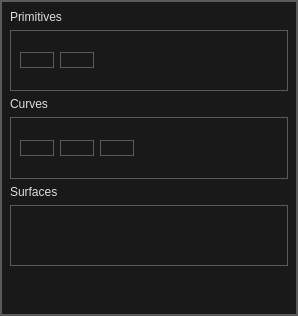
<?xml version="1.0" encoding="UTF-8"?>
<ui version="4.0">
 <class>ObjectsDialog</class>
 <widget class="QDialog" name="ObjectsDialog">
  <property name="geometry">
   <rect>
    <x>0</x>
    <y>0</y>
    <width>298</width>
    <height>316</height>
   </rect>
  </property>
  <property name="windowTitle">
   <string>Dialog</string>
  </property>
  <property name="styleSheet">
   <string notr="true">/*
	Copyright 2013 Emanuel Claesson

	Licensed under the Apache License, Version 2.0 (the &quot;License&quot;);
	you may not use this file except in compliance with the License.
	You may obtain a copy of the License at

		http://www.apache.org/licenses/LICENSE-2.0

	Unless required by applicable law or agreed to in writing, software
	distributed under the License is distributed on an &quot;AS IS&quot; BASIS,
	WITHOUT WARRANTIES OR CONDITIONS OF ANY KIND, either express or implied.
	See the License for the specific language governing permissions and
	limitations under the License.
*/

/*
	COLOR_DARK     = #191919
	COLOR_MEDIUM   = #353535
	COLOR_MEDLIGHT = #5A5A5A
	COLOR_LIGHT    = #DDDDDD
	COLOR_ACCENT   = #3D7848
*/

* {
	background: #191919;
	color: #DDDDDD;
	border: 1px solid #5A5A5A;
}

QWidget::item:selected {
	background: #3D7848;
}

QCheckBox, QRadioButton {
	border: none;
}

QRadioButton::indicator, QCheckBox::indicator {
	width: 13px;
	height: 13px;
}

QRadioButton::indicator::unchecked, QCheckBox::indicator::unchecked {
	border: 1px solid #5A5A5A;
	background: none;
}

QRadioButton::indicator:unchecked:hover, QCheckBox::indicator:unchecked:hover {
	border: 1px solid #DDDDDD;
}

QRadioButton::indicator::checked, QCheckBox::indicator::checked {
	border: 1px solid #5A5A5A;
	background: #5A5A5A;
}

QRadioButton::indicator:checked:hover, QCheckBox::indicator:checked:hover {
	border: 1px solid #DDDDDD;
	background: #DDDDDD;
}

QGroupBox {
	margin-top: 6px;
}

QGroupBox::title {
	top: -7px;
	left: 7px;
}

QScrollBar {
	border: 1px solid #5A5A5A;
	background: #191919;
}

QScrollBar:horizontal {
	height: 15px;
	margin: 0px 0px 0px 32px;
}

QScrollBar:vertical {
	width: 15px;
	margin: 32px 0px 0px 0px;
}

QScrollBar::handle {
	background: #353535;
	border: 1px solid #5A5A5A;
}

QScrollBar::handle:horizontal {
	border-width: 0px 1px 0px 1px;
}

QScrollBar::handle:vertical {
	border-width: 1px 0px 1px 0px;
}

QScrollBar::handle:horizontal {
	min-width: 20px;
}

QScrollBar::handle:vertical {
	min-height: 20px;
}

QScrollBar::add-line, QScrollBar::sub-line {
	background:#353535;
	border: 1px solid #5A5A5A;
	subcontrol-origin: margin;
}

QScrollBar::add-line {
	position: absolute;
}

QScrollBar::add-line:horizontal {
	width: 15px;
	subcontrol-position: left;
	left: 15px;
}

QScrollBar::add-line:vertical {
	height: 15px;
	subcontrol-position: top;
	top: 15px;
}

QScrollBar::sub-line:horizontal {
	width: 15px;
	subcontrol-position: top left;
}

QScrollBar::sub-line:vertical {
	height: 15px;
	subcontrol-position: top;
}

QScrollBar:left-arrow, QScrollBar::right-arrow, QScrollBar::up-arrow, QScrollBar::down-arrow {
	border: 1px solid #5A5A5A;
	width: 3px;
	height: 3px;
}

QScrollBar::add-page, QScrollBar::sub-page {
	background: none;
}

QAbstractButton:hover {
	background: #353535;
}

QAbstractButton:pressed {
	background: #5A5A5A;
}

QAbstractItemView {
	show-decoration-selected: 1;
	selection-background-color: #3D7848;
	selection-color: #DDDDDD;
	alternate-background-color: #353535;
}

QHeaderView {
	border: 1px solid #5A5A5A;
}

QHeaderView::section {
	background: #191919;
	border: 1px solid #5A5A5A;
	padding: 4px;
}

QHeaderView::section:selected, QHeaderView::section::checked {
	background: #353535;
}

QTableView {
	gridline-color: #5A5A5A;
}

QTabBar {
	margin-left: 2px;
}

QTabBar::tab {
	border-radius: 0px;
	padding: 4px;
	margin: 4px;
}

QTabBar::tab:selected {
	background: #353535;
}

QComboBox::down-arrow {
	border: 1px solid #5A5A5A;
	background: #353535;
}

QComboBox::drop-down {
	border: 1px solid #5A5A5A;
	background: #353535;
}

QComboBox::down-arrow {
	width: 3px;
	height: 3px;
	border: 1px solid #5A5A5A;
}

QAbstractSpinBox {
	padding-right: 15px;
}

QAbstractSpinBox::up-button, QAbstractSpinBox::down-button {
	border: 1px solid #5A5A5A;
	background: #353535;
	subcontrol-origin: border;
}

QAbstractSpinBox::up-arrow, QAbstractSpinBox::down-arrow {
	width: 3px;
	height: 3px;
	border: 1px solid #5A5A5A;
}

QSlider {
	border: none;
}

QSlider::groove:horizontal {
	height: 5px;
	margin: 4px 0px 4px 0px;
}

QSlider::groove:vertical {
	width: 5px;
	margin: 0px 4px 0px 4px;
}

QSlider::handle {
	border: 1px solid #5A5A5A;
	background: #353535;
}

QSlider::handle:horizontal {
	width: 15px;
	margin: -4px 0px -4px 0px;
}

QSlider::handle:vertical {
	height: 15px;
	margin: 0px -4px 0px -4px;
}

QSlider::add-page:vertical, QSlider::sub-page:horizontal {
	background: #3D7848;
}

QSlider::sub-page:vertical, QSlider::add-page:horizontal {
	background: #353535;
}

QLabel {
	border: none;
}

QProgressBar {
	text-align: center;
}

QProgressBar::chunk {
	width: 1px;
	background-color: #3D7848;
}

QMenu::separator {
	background: #353535;
}</string>
  </property>
  <layout class="QVBoxLayout" name="verticalLayout">
   <property name="leftMargin">
    <number>0</number>
   </property>
   <property name="topMargin">
    <number>0</number>
   </property>
   <property name="rightMargin">
    <number>0</number>
   </property>
   <property name="bottomMargin">
    <number>0</number>
   </property>
   <item>
    <widget class="QScrollArea" name="scrollArea">
     <property name="widgetResizable">
      <bool>true</bool>
     </property>
     <widget class="QWidget" name="scrollAreaWidgetContents">
      <property name="geometry">
       <rect>
        <x>0</x>
        <y>0</y>
        <width>296</width>
        <height>314</height>
       </rect>
      </property>
      <layout class="QVBoxLayout" name="verticalLayout_2">
       <item>
        <widget class="QLabel" name="label">
         <property name="sizePolicy">
          <sizepolicy hsizetype="Preferred" vsizetype="Preferred">
           <horstretch>0</horstretch>
           <verstretch>0</verstretch>
          </sizepolicy>
         </property>
         <property name="maximumSize">
          <size>
           <width>16777215</width>
           <height>25</height>
          </size>
         </property>
         <property name="text">
          <string>Primitives</string>
         </property>
         <property name="buddy">
          <cstring>label</cstring>
         </property>
        </widget>
       </item>
       <item>
        <widget class="QFrame" name="frame">
         <property name="sizePolicy">
          <sizepolicy hsizetype="Preferred" vsizetype="Maximum">
           <horstretch>5</horstretch>
           <verstretch>5</verstretch>
          </sizepolicy>
         </property>
         <property name="maximumSize">
          <size>
           <width>16777215</width>
           <height>80</height>
          </size>
         </property>
         <property name="frameShape">
          <enum>QFrame::StyledPanel</enum>
         </property>
         <property name="frameShadow">
          <enum>QFrame::Raised</enum>
         </property>
         <layout class="QHBoxLayout" name="horizontalLayout">
          <item>
           <widget class="QPushButton" name="pointButton">
            <property name="toolTip">
             <string>Point</string>
            </property>
            <property name="text">
             <string/>
            </property>
            <property name="icon">
             <iconset resource="resources/icons.qrc">
              <normaloff>:/cameraButton/icons/point.png</normaloff>:/cameraButton/icons/point.png</iconset>
            </property>
            <property name="iconSize">
             <size>
              <width>45</width>
              <height>45</height>
             </size>
            </property>
           </widget>
          </item>
          <item>
           <widget class="QPushButton" name="torusButton">
            <property name="toolTip">
             <string>Torus</string>
            </property>
            <property name="text">
             <string/>
            </property>
            <property name="icon">
             <iconset resource="resources/icons.qrc">
              <normaloff>:/cameraButton/icons/torus.png</normaloff>:/cameraButton/icons/torus.png</iconset>
            </property>
            <property name="iconSize">
             <size>
              <width>45</width>
              <height>45</height>
             </size>
            </property>
           </widget>
          </item>
          <item>
           <spacer name="horizontalSpacer">
            <property name="orientation">
             <enum>Qt::Horizontal</enum>
            </property>
            <property name="sizeHint" stdset="0">
             <size>
              <width>40</width>
              <height>20</height>
             </size>
            </property>
           </spacer>
          </item>
         </layout>
        </widget>
       </item>
       <item>
        <widget class="QLabel" name="label_3">
         <property name="maximumSize">
          <size>
           <width>100</width>
           <height>25</height>
          </size>
         </property>
         <property name="text">
          <string>Curves</string>
         </property>
        </widget>
       </item>
       <item>
        <widget class="QFrame" name="frame_3">
         <property name="sizePolicy">
          <sizepolicy hsizetype="Preferred" vsizetype="Preferred">
           <horstretch>5</horstretch>
           <verstretch>5</verstretch>
          </sizepolicy>
         </property>
         <property name="maximumSize">
          <size>
           <width>16777215</width>
           <height>80</height>
          </size>
         </property>
         <property name="frameShape">
          <enum>QFrame::StyledPanel</enum>
         </property>
         <property name="frameShadow">
          <enum>QFrame::Raised</enum>
         </property>
         <layout class="QHBoxLayout" name="horizontalLayout_2">
          <item>
           <widget class="QPushButton" name="bezierButton">
            <property name="toolTip">
             <string>Bezier C0</string>
            </property>
            <property name="text">
             <string/>
            </property>
            <property name="icon">
             <iconset resource="resources/icons.qrc">
              <normaloff>:/objects/icons/bezier_c0.png</normaloff>:/objects/icons/bezier_c0.png</iconset>
            </property>
            <property name="iconSize">
             <size>
              <width>45</width>
              <height>45</height>
             </size>
            </property>
           </widget>
          </item>
          <item>
           <widget class="QPushButton" name="bsplineButton">
            <property name="text">
             <string/>
            </property>
            <property name="icon">
             <iconset resource="resources/icons.qrc">
              <normaloff>:/objects/icons/bspline.png</normaloff>:/objects/icons/bspline.png</iconset>
            </property>
            <property name="iconSize">
             <size>
              <width>45</width>
              <height>45</height>
             </size>
            </property>
           </widget>
          </item>
          <item>
           <widget class="QPushButton" name="bsplineInterpButton">
            <property name="text">
             <string/>
            </property>
            <property name="icon">
             <iconset resource="resources/icons.qrc">
              <normaloff>:/objects/icons/bspline_interp_white.png</normaloff>:/objects/icons/bspline_interp_white.png</iconset>
            </property>
            <property name="iconSize">
             <size>
              <width>45</width>
              <height>45</height>
             </size>
            </property>
           </widget>
          </item>
          <item>
           <spacer name="horizontalSpacer_2">
            <property name="orientation">
             <enum>Qt::Horizontal</enum>
            </property>
            <property name="sizeHint" stdset="0">
             <size>
              <width>40</width>
              <height>20</height>
             </size>
            </property>
           </spacer>
          </item>
         </layout>
        </widget>
       </item>
       <item>
        <widget class="QLabel" name="label_4">
         <property name="maximumSize">
          <size>
           <width>16777215</width>
           <height>25</height>
          </size>
         </property>
         <property name="text">
          <string>Surfaces</string>
         </property>
        </widget>
       </item>
       <item>
        <widget class="QFrame" name="frame_2">
         <property name="sizePolicy">
          <sizepolicy hsizetype="Preferred" vsizetype="Preferred">
           <horstretch>5</horstretch>
           <verstretch>5</verstretch>
          </sizepolicy>
         </property>
         <property name="maximumSize">
          <size>
           <width>16777215</width>
           <height>80</height>
          </size>
         </property>
         <property name="frameShape">
          <enum>QFrame::StyledPanel</enum>
         </property>
         <property name="frameShadow">
          <enum>QFrame::Raised</enum>
         </property>
        </widget>
       </item>
       <item>
        <spacer name="verticalSpacer">
         <property name="orientation">
          <enum>Qt::Vertical</enum>
         </property>
         <property name="sizeHint" stdset="0">
          <size>
           <width>20</width>
           <height>40</height>
          </size>
         </property>
        </spacer>
       </item>
      </layout>
     </widget>
    </widget>
   </item>
  </layout>
 </widget>
 <resources>
  <include location="resources/icons.qrc"/>
 </resources>
 <connections>
  <connection>
   <sender>pointButton</sender>
   <signal>clicked()</signal>
   <receiver>ObjectsDialog</receiver>
   <slot>pointButtonClick()</slot>
   <hints>
    <hint type="sourcelabel">
     <x>52</x>
     <y>72</y>
    </hint>
    <hint type="destinationlabel">
     <x>221</x>
     <y>175</y>
    </hint>
   </hints>
  </connection>
  <connection>
   <sender>torusButton</sender>
   <signal>clicked()</signal>
   <receiver>ObjectsDialog</receiver>
   <slot>torusButtonClick()</slot>
   <hints>
    <hint type="sourcelabel">
     <x>124</x>
     <y>72</y>
    </hint>
    <hint type="destinationlabel">
     <x>221</x>
     <y>175</y>
    </hint>
   </hints>
  </connection>
  <connection>
   <sender>bezierButton</sender>
   <signal>clicked()</signal>
   <receiver>ObjectsDialog</receiver>
   <slot>bezierC0ButtonClick()</slot>
   <hints>
    <hint type="sourcelabel">
     <x>52</x>
     <y>181</y>
    </hint>
    <hint type="destinationlabel">
     <x>221</x>
     <y>175</y>
    </hint>
   </hints>
  </connection>
  <connection>
   <sender>bsplineButton</sender>
   <signal>clicked()</signal>
   <receiver>ObjectsDialog</receiver>
   <slot>bsplineButtonClick()</slot>
   <hints>
    <hint type="sourcelabel">
     <x>124</x>
     <y>181</y>
    </hint>
    <hint type="destinationlabel">
     <x>221</x>
     <y>175</y>
    </hint>
   </hints>
  </connection>
  <connection>
   <sender>bsplineInterpButton</sender>
   <signal>clicked()</signal>
   <receiver>ObjectsDialog</receiver>
   <slot>bsplineInterpButtonClick()</slot>
   <hints>
    <hint type="sourcelabel">
     <x>196</x>
     <y>181</y>
    </hint>
    <hint type="destinationlabel">
     <x>221</x>
     <y>175</y>
    </hint>
   </hints>
  </connection>
 </connections>
 <slots>
  <slot>pointButtonClick()</slot>
  <slot>torusButtonClick()</slot>
  <slot>bezierC0ButtonClick()</slot>
  <slot>bsplineButtonClick()</slot>
  <slot>bsplineInterpButtonClick()</slot>
 </slots>
</ui>
